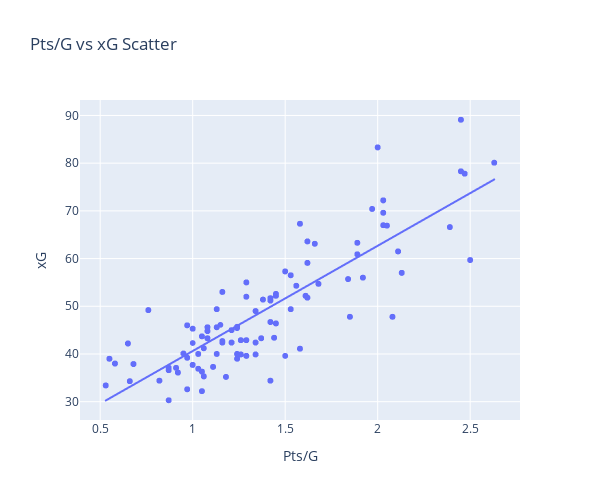

Notebook code cell kept with this figure:
### Code cell
fig = px.scatter(x=clean_data_df['Pts/G'], y= clean_data_df['xG'],width=600,height=500,trendline='ols',title='Pts/G vs xG Scatter')
 
fig.update_layout(xaxis_title='Pts/G', yaxis_title='xG')

### Figure 1 — Plotly figure (JSON) as saved in the notebook; plotly's stock layout.template omitted (floating-point values rounded to 4 significant figures; data arrays with more than 128 entries replaced by an {"elided": "..."} marker saying what was removed)
{"data": [{"hovertemplate": "x=%{x}<br>y=%{y}<extra></extra>", "legendgroup": "", "marker": {"color": "#636efa", "symbol": "circle"}, "mode": "markers", "name": "", "showlegend": false, "type": "scattergl", "x": {"elided": "2231 float values"}, "xaxis": "x", "y": {"elided": "2231 float values"}, "yaxis": "y"}, {"hovertemplate": "<b>OLS trendline</b><br>y = 22.0655 * x + 18.5492<br>R<sup>2</sup>=0.720527<br><br>x=%{x}<br>y=%{y} <b>(trend)</b><extra></extra>", "legendgroup": "", "marker": {"color": "#636efa", "symbol": "circle"}, "mode": "lines", "name": "", "showlegend": false, "type": "scattergl", "x": {"elided": "2231 float values"}, "xaxis": "x", "y": {"elided": "2231 float values"}, "yaxis": "y"}], "layout": {"height": 500, "legend": {"tracegroupgap": 0}, "title": {"text": "Pts/G vs xG Scatter"}, "width": 600, "xaxis": {"anchor": "y", "domain": [0, 1], "title": {"text": "Pts/G"}}, "yaxis": {"anchor": "x", "domain": [0, 1], "title": {"text": "xG"}}}}
